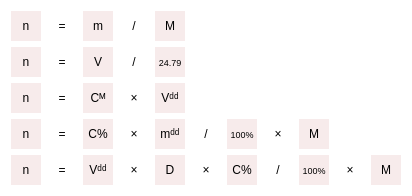
  <widget class="QFrame" name="gridFrame">
   <property name="geometry">
    <rect>
     <x>130</x>
     <y>150</y>
     <width>491</width>
     <height>201</height>
    </rect>
   </property>
   <property name="styleSheet">
    <string notr="true">QWidget {
    background: transparent; /* cho con trở về mặc định */
}

QLabel {
	background-color:#f7ebeb;
    border: none;
}</string>
   </property>
   <layout class="QGridLayout" name="gridLayout">
    <property name="sizeConstraint">
     <enum>QLayout::SetFixedSize</enum>
    </property>
    <item row="4" column="3">
     <widget class="QLabel" name="label_5_3">
      <property name="sizePolicy">
       <sizepolicy hsizetype="Fixed" vsizetype="Fixed">
        <horstretch>0</horstretch>
        <verstretch>0</verstretch>
       </sizepolicy>
      </property>
      <property name="minimumSize">
       <size>
        <width>30</width>
        <height>30</height>
       </size>
      </property>
      <property name="maximumSize">
       <size>
        <width>30</width>
        <height>30</height>
       </size>
      </property>
      <property name="styleSheet">
       <string notr="true">background-color:transparent;
font-size:12px;
border: 0px</string>
      </property>
      <property name="text">
       <string>×</string>
      </property>
      <property name="alignment">
       <set>Qt::AlignCenter</set>
      </property>
     </widget>
    </item>
    <item row="4" column="4">
     <widget class="QLabel" name="label_5_4">
      <property name="sizePolicy">
       <sizepolicy hsizetype="Fixed" vsizetype="Fixed">
        <horstretch>0</horstretch>
        <verstretch>0</verstretch>
       </sizepolicy>
      </property>
      <property name="minimumSize">
       <size>
        <width>30</width>
        <height>30</height>
       </size>
      </property>
      <property name="maximumSize">
       <size>
        <width>30</width>
        <height>30</height>
       </size>
      </property>
      <property name="text">
       <string>D</string>
      </property>
      <property name="alignment">
       <set>Qt::AlignCenter</set>
      </property>
     </widget>
    </item>
    <item row="0" column="0">
     <widget class="QLabel" name="label_1_0">
      <property name="sizePolicy">
       <sizepolicy hsizetype="Fixed" vsizetype="Fixed">
        <horstretch>0</horstretch>
        <verstretch>0</verstretch>
       </sizepolicy>
      </property>
      <property name="minimumSize">
       <size>
        <width>30</width>
        <height>30</height>
       </size>
      </property>
      <property name="maximumSize">
       <size>
        <width>30</width>
        <height>30</height>
       </size>
      </property>
      <property name="text">
       <string>n</string>
      </property>
      <property name="alignment">
       <set>Qt::AlignCenter</set>
      </property>
     </widget>
    </item>
    <item row="3" column="0">
     <widget class="QLabel" name="label_4_0">
      <property name="sizePolicy">
       <sizepolicy hsizetype="Fixed" vsizetype="Fixed">
        <horstretch>0</horstretch>
        <verstretch>0</verstretch>
       </sizepolicy>
      </property>
      <property name="minimumSize">
       <size>
        <width>30</width>
        <height>30</height>
       </size>
      </property>
      <property name="maximumSize">
       <size>
        <width>30</width>
        <height>30</height>
       </size>
      </property>
      <property name="text">
       <string>n</string>
      </property>
      <property name="alignment">
       <set>Qt::AlignCenter</set>
      </property>
     </widget>
    </item>
    <item row="0" column="2">
     <widget class="QLabel" name="label_1_2">
      <property name="sizePolicy">
       <sizepolicy hsizetype="Fixed" vsizetype="Fixed">
        <horstretch>0</horstretch>
        <verstretch>0</verstretch>
       </sizepolicy>
      </property>
      <property name="minimumSize">
       <size>
        <width>30</width>
        <height>30</height>
       </size>
      </property>
      <property name="maximumSize">
       <size>
        <width>30</width>
        <height>30</height>
       </size>
      </property>
      <property name="text">
       <string>m</string>
      </property>
      <property name="alignment">
       <set>Qt::AlignCenter</set>
      </property>
     </widget>
    </item>
    <item row="3" column="1">
     <widget class="QLabel" name="label_4_1">
      <property name="sizePolicy">
       <sizepolicy hsizetype="Fixed" vsizetype="Fixed">
        <horstretch>0</horstretch>
        <verstretch>0</verstretch>
       </sizepolicy>
      </property>
      <property name="minimumSize">
       <size>
        <width>30</width>
        <height>30</height>
       </size>
      </property>
      <property name="maximumSize">
       <size>
        <width>30</width>
        <height>30</height>
       </size>
      </property>
      <property name="styleSheet">
       <string notr="true">background-color:transparent;
font-size:12px;
border: 0px</string>
      </property>
      <property name="text">
       <string>=</string>
      </property>
      <property name="alignment">
       <set>Qt::AlignCenter</set>
      </property>
     </widget>
    </item>
    <item row="0" column="1">
     <widget class="QLabel" name="label_1_1">
      <property name="sizePolicy">
       <sizepolicy hsizetype="Fixed" vsizetype="Fixed">
        <horstretch>0</horstretch>
        <verstretch>0</verstretch>
       </sizepolicy>
      </property>
      <property name="minimumSize">
       <size>
        <width>30</width>
        <height>30</height>
       </size>
      </property>
      <property name="maximumSize">
       <size>
        <width>30</width>
        <height>30</height>
       </size>
      </property>
      <property name="styleSheet">
       <string notr="true">background-color:transparent;
font-size:12px;
border: 0px</string>
      </property>
      <property name="text">
       <string>=</string>
      </property>
      <property name="alignment">
       <set>Qt::AlignCenter</set>
      </property>
     </widget>
    </item>
    <item row="3" column="2">
     <widget class="QLabel" name="label_4_2">
      <property name="sizePolicy">
       <sizepolicy hsizetype="Fixed" vsizetype="Fixed">
        <horstretch>0</horstretch>
        <verstretch>0</verstretch>
       </sizepolicy>
      </property>
      <property name="minimumSize">
       <size>
        <width>30</width>
        <height>30</height>
       </size>
      </property>
      <property name="maximumSize">
       <size>
        <width>30</width>
        <height>30</height>
       </size>
      </property>
      <property name="text">
       <string>C%</string>
      </property>
      <property name="alignment">
       <set>Qt::AlignCenter</set>
      </property>
     </widget>
    </item>
    <item row="3" column="5">
     <widget class="QLabel" name="label_4_5">
      <property name="sizePolicy">
       <sizepolicy hsizetype="Fixed" vsizetype="Fixed">
        <horstretch>0</horstretch>
        <verstretch>0</verstretch>
       </sizepolicy>
      </property>
      <property name="minimumSize">
       <size>
        <width>30</width>
        <height>30</height>
       </size>
      </property>
      <property name="maximumSize">
       <size>
        <width>30</width>
        <height>30</height>
       </size>
      </property>
      <property name="styleSheet">
       <string notr="true">background-color:transparent;
font-size:12px;
border: 0px</string>
      </property>
      <property name="text">
       <string>/</string>
      </property>
      <property name="alignment">
       <set>Qt::AlignCenter</set>
      </property>
     </widget>
    </item>
    <item row="2" column="4">
     <widget class="QLabel" name="label_3_4">
      <property name="sizePolicy">
       <sizepolicy hsizetype="Fixed" vsizetype="Fixed">
        <horstretch>0</horstretch>
        <verstretch>0</verstretch>
       </sizepolicy>
      </property>
      <property name="minimumSize">
       <size>
        <width>30</width>
        <height>30</height>
       </size>
      </property>
      <property name="maximumSize">
       <size>
        <width>30</width>
        <height>30</height>
       </size>
      </property>
      <property name="text">
       <string>Vᵈᵈ</string>
      </property>
      <property name="alignment">
       <set>Qt::AlignCenter</set>
      </property>
     </widget>
    </item>
    <item row="2" column="0">
     <widget class="QLabel" name="label_3_0">
      <property name="sizePolicy">
       <sizepolicy hsizetype="Fixed" vsizetype="Fixed">
        <horstretch>0</horstretch>
        <verstretch>0</verstretch>
       </sizepolicy>
      </property>
      <property name="minimumSize">
       <size>
        <width>30</width>
        <height>30</height>
       </size>
      </property>
      <property name="maximumSize">
       <size>
        <width>30</width>
        <height>30</height>
       </size>
      </property>
      <property name="text">
       <string>n</string>
      </property>
      <property name="alignment">
       <set>Qt::AlignCenter</set>
      </property>
     </widget>
    </item>
    <item row="3" column="3">
     <widget class="QLabel" name="label_4_3">
      <property name="sizePolicy">
       <sizepolicy hsizetype="Fixed" vsizetype="Fixed">
        <horstretch>0</horstretch>
        <verstretch>0</verstretch>
       </sizepolicy>
      </property>
      <property name="minimumSize">
       <size>
        <width>30</width>
        <height>30</height>
       </size>
      </property>
      <property name="maximumSize">
       <size>
        <width>30</width>
        <height>30</height>
       </size>
      </property>
      <property name="styleSheet">
       <string notr="true">background-color:transparent;
font-size:12px;
border: 0px</string>
      </property>
      <property name="text">
       <string>×</string>
      </property>
      <property name="alignment">
       <set>Qt::AlignCenter</set>
      </property>
     </widget>
    </item>
    <item row="2" column="2">
     <widget class="QLabel" name="label_3_2">
      <property name="sizePolicy">
       <sizepolicy hsizetype="Fixed" vsizetype="Fixed">
        <horstretch>0</horstretch>
        <verstretch>0</verstretch>
       </sizepolicy>
      </property>
      <property name="minimumSize">
       <size>
        <width>30</width>
        <height>30</height>
       </size>
      </property>
      <property name="maximumSize">
       <size>
        <width>30</width>
        <height>30</height>
       </size>
      </property>
      <property name="text">
       <string>Cᴹ</string>
      </property>
      <property name="alignment">
       <set>Qt::AlignCenter</set>
      </property>
     </widget>
    </item>
    <item row="2" column="3">
     <widget class="QLabel" name="label_3_3">
      <property name="sizePolicy">
       <sizepolicy hsizetype="Fixed" vsizetype="Fixed">
        <horstretch>0</horstretch>
        <verstretch>0</verstretch>
       </sizepolicy>
      </property>
      <property name="minimumSize">
       <size>
        <width>30</width>
        <height>30</height>
       </size>
      </property>
      <property name="maximumSize">
       <size>
        <width>30</width>
        <height>30</height>
       </size>
      </property>
      <property name="styleSheet">
       <string notr="true">background-color:transparent;
font-size:12px;
border: 0px</string>
      </property>
      <property name="text">
       <string>×</string>
      </property>
      <property name="alignment">
       <set>Qt::AlignCenter</set>
      </property>
     </widget>
    </item>
    <item row="3" column="6">
     <widget class="QLabel" name="label_4_6">
      <property name="sizePolicy">
       <sizepolicy hsizetype="Fixed" vsizetype="Fixed">
        <horstretch>0</horstretch>
        <verstretch>0</verstretch>
       </sizepolicy>
      </property>
      <property name="minimumSize">
       <size>
        <width>30</width>
        <height>30</height>
       </size>
      </property>
      <property name="maximumSize">
       <size>
        <width>30</width>
        <height>30</height>
       </size>
      </property>
      <property name="styleSheet">
       <string notr="true">font-size:9px;</string>
      </property>
      <property name="text">
       <string>100%</string>
      </property>
      <property name="alignment">
       <set>Qt::AlignCenter</set>
      </property>
     </widget>
    </item>
    <item row="4" column="2">
     <widget class="QLabel" name="label_5_2">
      <property name="sizePolicy">
       <sizepolicy hsizetype="Fixed" vsizetype="Fixed">
        <horstretch>0</horstretch>
        <verstretch>0</verstretch>
       </sizepolicy>
      </property>
      <property name="minimumSize">
       <size>
        <width>30</width>
        <height>30</height>
       </size>
      </property>
      <property name="maximumSize">
       <size>
        <width>30</width>
        <height>30</height>
       </size>
      </property>
      <property name="text">
       <string>Vᵈᵈ</string>
      </property>
      <property name="alignment">
       <set>Qt::AlignCenter</set>
      </property>
     </widget>
    </item>
    <item row="2" column="1">
     <widget class="QLabel" name="label_3_1">
      <property name="sizePolicy">
       <sizepolicy hsizetype="Fixed" vsizetype="Fixed">
        <horstretch>0</horstretch>
        <verstretch>0</verstretch>
       </sizepolicy>
      </property>
      <property name="minimumSize">
       <size>
        <width>30</width>
        <height>30</height>
       </size>
      </property>
      <property name="maximumSize">
       <size>
        <width>30</width>
        <height>30</height>
       </size>
      </property>
      <property name="styleSheet">
       <string notr="true">background-color:transparent;
font-size:12px;
border: 0px</string>
      </property>
      <property name="text">
       <string>=</string>
      </property>
      <property name="alignment">
       <set>Qt::AlignCenter</set>
      </property>
     </widget>
    </item>
    <item row="4" column="10">
     <widget class="QLabel" name="label_5_10">
      <property name="sizePolicy">
       <sizepolicy hsizetype="Fixed" vsizetype="Fixed">
        <horstretch>0</horstretch>
        <verstretch>0</verstretch>
       </sizepolicy>
      </property>
      <property name="minimumSize">
       <size>
        <width>30</width>
        <height>30</height>
       </size>
      </property>
      <property name="maximumSize">
       <size>
        <width>30</width>
        <height>30</height>
       </size>
      </property>
      <property name="text">
       <string>M</string>
      </property>
      <property name="alignment">
       <set>Qt::AlignCenter</set>
      </property>
     </widget>
    </item>
    <item row="4" column="9">
     <widget class="QLabel" name="label_5_9">
      <property name="sizePolicy">
       <sizepolicy hsizetype="Fixed" vsizetype="Fixed">
        <horstretch>0</horstretch>
        <verstretch>0</verstretch>
       </sizepolicy>
      </property>
      <property name="minimumSize">
       <size>
        <width>30</width>
        <height>30</height>
       </size>
      </property>
      <property name="maximumSize">
       <size>
        <width>30</width>
        <height>30</height>
       </size>
      </property>
      <property name="styleSheet">
       <string notr="true">background-color:transparent;
font-size:12px;
border: 0px</string>
      </property>
      <property name="text">
       <string>×</string>
      </property>
      <property name="alignment">
       <set>Qt::AlignCenter</set>
      </property>
     </widget>
    </item>
    <item row="4" column="8">
     <widget class="QLabel" name="label_5_8">
      <property name="sizePolicy">
       <sizepolicy hsizetype="Fixed" vsizetype="Fixed">
        <horstretch>0</horstretch>
        <verstretch>0</verstretch>
       </sizepolicy>
      </property>
      <property name="minimumSize">
       <size>
        <width>30</width>
        <height>30</height>
       </size>
      </property>
      <property name="maximumSize">
       <size>
        <width>30</width>
        <height>30</height>
       </size>
      </property>
      <property name="styleSheet">
       <string notr="true">font-size:9px;</string>
      </property>
      <property name="text">
       <string>100%</string>
      </property>
      <property name="alignment">
       <set>Qt::AlignCenter</set>
      </property>
     </widget>
    </item>
    <item row="4" column="6">
     <widget class="QLabel" name="label_5_6">
      <property name="sizePolicy">
       <sizepolicy hsizetype="Fixed" vsizetype="Fixed">
        <horstretch>0</horstretch>
        <verstretch>0</verstretch>
       </sizepolicy>
      </property>
      <property name="minimumSize">
       <size>
        <width>30</width>
        <height>30</height>
       </size>
      </property>
      <property name="maximumSize">
       <size>
        <width>30</width>
        <height>30</height>
       </size>
      </property>
      <property name="text">
       <string>C%</string>
      </property>
      <property name="alignment">
       <set>Qt::AlignCenter</set>
      </property>
     </widget>
    </item>
    <item row="4" column="5">
     <widget class="QLabel" name="label_5_5">
      <property name="sizePolicy">
       <sizepolicy hsizetype="Fixed" vsizetype="Fixed">
        <horstretch>0</horstretch>
        <verstretch>0</verstretch>
       </sizepolicy>
      </property>
      <property name="minimumSize">
       <size>
        <width>30</width>
        <height>30</height>
       </size>
      </property>
      <property name="maximumSize">
       <size>
        <width>30</width>
        <height>30</height>
       </size>
      </property>
      <property name="styleSheet">
       <string notr="true">background-color:transparent;
font-size:12px;
border: 0px</string>
      </property>
      <property name="text">
       <string>×</string>
      </property>
      <property name="alignment">
       <set>Qt::AlignCenter</set>
      </property>
     </widget>
    </item>
    <item row="4" column="7">
     <widget class="QLabel" name="label_5_7">
      <property name="sizePolicy">
       <sizepolicy hsizetype="Fixed" vsizetype="Fixed">
        <horstretch>0</horstretch>
        <verstretch>0</verstretch>
       </sizepolicy>
      </property>
      <property name="minimumSize">
       <size>
        <width>30</width>
        <height>30</height>
       </size>
      </property>
      <property name="maximumSize">
       <size>
        <width>30</width>
        <height>30</height>
       </size>
      </property>
      <property name="styleSheet">
       <string notr="true">background-color:transparent;
font-size:12px;
border: 0px</string>
      </property>
      <property name="text">
       <string>/</string>
      </property>
      <property name="alignment">
       <set>Qt::AlignCenter</set>
      </property>
     </widget>
    </item>
    <item row="1" column="4">
     <widget class="QLabel" name="label_2_4">
      <property name="sizePolicy">
       <sizepolicy hsizetype="Fixed" vsizetype="Fixed">
        <horstretch>0</horstretch>
        <verstretch>0</verstretch>
       </sizepolicy>
      </property>
      <property name="minimumSize">
       <size>
        <width>30</width>
        <height>30</height>
       </size>
      </property>
      <property name="maximumSize">
       <size>
        <width>30</width>
        <height>30</height>
       </size>
      </property>
      <property name="styleSheet">
       <string notr="true">font-size:9px;</string>
      </property>
      <property name="text">
       <string>24.79</string>
      </property>
      <property name="alignment">
       <set>Qt::AlignCenter</set>
      </property>
     </widget>
    </item>
    <item row="0" column="3">
     <widget class="QLabel" name="label_1_3">
      <property name="sizePolicy">
       <sizepolicy hsizetype="Fixed" vsizetype="Fixed">
        <horstretch>0</horstretch>
        <verstretch>0</verstretch>
       </sizepolicy>
      </property>
      <property name="minimumSize">
       <size>
        <width>30</width>
        <height>30</height>
       </size>
      </property>
      <property name="maximumSize">
       <size>
        <width>30</width>
        <height>30</height>
       </size>
      </property>
      <property name="styleSheet">
       <string notr="true">background-color:transparent;
font-size:12px;
border: 0px</string>
      </property>
      <property name="text">
       <string>/</string>
      </property>
      <property name="alignment">
       <set>Qt::AlignCenter</set>
      </property>
     </widget>
    </item>
    <item row="3" column="4">
     <widget class="QLabel" name="label_4_4">
      <property name="sizePolicy">
       <sizepolicy hsizetype="Fixed" vsizetype="Fixed">
        <horstretch>0</horstretch>
        <verstretch>0</verstretch>
       </sizepolicy>
      </property>
      <property name="minimumSize">
       <size>
        <width>30</width>
        <height>30</height>
       </size>
      </property>
      <property name="maximumSize">
       <size>
        <width>30</width>
        <height>30</height>
       </size>
      </property>
      <property name="text">
       <string>mᵈᵈ</string>
      </property>
      <property name="alignment">
       <set>Qt::AlignCenter</set>
      </property>
     </widget>
    </item>
    <item row="1" column="0">
     <widget class="QLabel" name="label_2_0">
      <property name="sizePolicy">
       <sizepolicy hsizetype="Fixed" vsizetype="Fixed">
        <horstretch>0</horstretch>
        <verstretch>0</verstretch>
       </sizepolicy>
      </property>
      <property name="minimumSize">
       <size>
        <width>30</width>
        <height>30</height>
       </size>
      </property>
      <property name="maximumSize">
       <size>
        <width>30</width>
        <height>30</height>
       </size>
      </property>
      <property name="text">
       <string>n</string>
      </property>
      <property name="alignment">
       <set>Qt::AlignCenter</set>
      </property>
     </widget>
    </item>
    <item row="1" column="1">
     <widget class="QLabel" name="label_2_1">
      <property name="sizePolicy">
       <sizepolicy hsizetype="Fixed" vsizetype="Fixed">
        <horstretch>0</horstretch>
        <verstretch>0</verstretch>
       </sizepolicy>
      </property>
      <property name="minimumSize">
       <size>
        <width>30</width>
        <height>30</height>
       </size>
      </property>
      <property name="maximumSize">
       <size>
        <width>30</width>
        <height>30</height>
       </size>
      </property>
      <property name="styleSheet">
       <string notr="true">background-color:transparent;
font-size:12px;
border: 0px</string>
      </property>
      <property name="text">
       <string>=</string>
      </property>
      <property name="alignment">
       <set>Qt::AlignCenter</set>
      </property>
     </widget>
    </item>
    <item row="0" column="4">
     <widget class="QLabel" name="label_1_4">
      <property name="sizePolicy">
       <sizepolicy hsizetype="Fixed" vsizetype="Fixed">
        <horstretch>0</horstretch>
        <verstretch>0</verstretch>
       </sizepolicy>
      </property>
      <property name="minimumSize">
       <size>
        <width>30</width>
        <height>30</height>
       </size>
      </property>
      <property name="maximumSize">
       <size>
        <width>30</width>
        <height>30</height>
       </size>
      </property>
      <property name="text">
       <string>M</string>
      </property>
      <property name="alignment">
       <set>Qt::AlignCenter</set>
      </property>
     </widget>
    </item>
    <item row="1" column="2">
     <widget class="QLabel" name="label_2_2">
      <property name="sizePolicy">
       <sizepolicy hsizetype="Fixed" vsizetype="Fixed">
        <horstretch>0</horstretch>
        <verstretch>0</verstretch>
       </sizepolicy>
      </property>
      <property name="minimumSize">
       <size>
        <width>30</width>
        <height>30</height>
       </size>
      </property>
      <property name="maximumSize">
       <size>
        <width>30</width>
        <height>30</height>
       </size>
      </property>
      <property name="text">
       <string>V</string>
      </property>
      <property name="alignment">
       <set>Qt::AlignCenter</set>
      </property>
     </widget>
    </item>
    <item row="1" column="3">
     <widget class="QLabel" name="label_2_3">
      <property name="sizePolicy">
       <sizepolicy hsizetype="Fixed" vsizetype="Fixed">
        <horstretch>0</horstretch>
        <verstretch>0</verstretch>
       </sizepolicy>
      </property>
      <property name="minimumSize">
       <size>
        <width>30</width>
        <height>30</height>
       </size>
      </property>
      <property name="maximumSize">
       <size>
        <width>30</width>
        <height>30</height>
       </size>
      </property>
      <property name="styleSheet">
       <string notr="true">background-color:transparent;
font-size:12px;
border: 0px</string>
      </property>
      <property name="text">
       <string>/</string>
      </property>
      <property name="alignment">
       <set>Qt::AlignCenter</set>
      </property>
     </widget>
    </item>
    <item row="3" column="8">
     <widget class="QLabel" name="label_4_8">
      <property name="sizePolicy">
       <sizepolicy hsizetype="Fixed" vsizetype="Fixed">
        <horstretch>0</horstretch>
        <verstretch>0</verstretch>
       </sizepolicy>
      </property>
      <property name="minimumSize">
       <size>
        <width>30</width>
        <height>30</height>
       </size>
      </property>
      <property name="maximumSize">
       <size>
        <width>30</width>
        <height>30</height>
       </size>
      </property>
      <property name="text">
       <string>M</string>
      </property>
      <property name="alignment">
       <set>Qt::AlignCenter</set>
      </property>
     </widget>
    </item>
    <item row="3" column="7">
     <widget class="QLabel" name="label_4_7">
      <property name="sizePolicy">
       <sizepolicy hsizetype="Fixed" vsizetype="Fixed">
        <horstretch>0</horstretch>
        <verstretch>0</verstretch>
       </sizepolicy>
      </property>
      <property name="minimumSize">
       <size>
        <width>30</width>
        <height>30</height>
       </size>
      </property>
      <property name="maximumSize">
       <size>
        <width>30</width>
        <height>30</height>
       </size>
      </property>
      <property name="styleSheet">
       <string notr="true">background-color:transparent;
font-size:12px;
border: 0px</string>
      </property>
      <property name="text">
       <string>×</string>
      </property>
      <property name="alignment">
       <set>Qt::AlignCenter</set>
      </property>
     </widget>
    </item>
    <item row="4" column="0">
     <widget class="QLabel" name="label_5_0">
      <property name="sizePolicy">
       <sizepolicy hsizetype="Fixed" vsizetype="Fixed">
        <horstretch>0</horstretch>
        <verstretch>0</verstretch>
       </sizepolicy>
      </property>
      <property name="minimumSize">
       <size>
        <width>30</width>
        <height>30</height>
       </size>
      </property>
      <property name="maximumSize">
       <size>
        <width>30</width>
        <height>30</height>
       </size>
      </property>
      <property name="text">
       <string>n</string>
      </property>
      <property name="alignment">
       <set>Qt::AlignCenter</set>
      </property>
     </widget>
    </item>
    <item row="4" column="1">
     <widget class="QLabel" name="label_5_1">
      <property name="sizePolicy">
       <sizepolicy hsizetype="Fixed" vsizetype="Fixed">
        <horstretch>0</horstretch>
        <verstretch>0</verstretch>
       </sizepolicy>
      </property>
      <property name="minimumSize">
       <size>
        <width>30</width>
        <height>30</height>
       </size>
      </property>
      <property name="maximumSize">
       <size>
        <width>30</width>
        <height>30</height>
       </size>
      </property>
      <property name="styleSheet">
       <string notr="true">background-color:transparent;
font-size:12px;
border: 0px;
background-color:transparent</string>
      </property>
      <property name="text">
       <string>=</string>
      </property>
      <property name="alignment">
       <set>Qt::AlignCenter</set>
      </property>
     </widget>
    </item>
   </layout>
  </widget>
